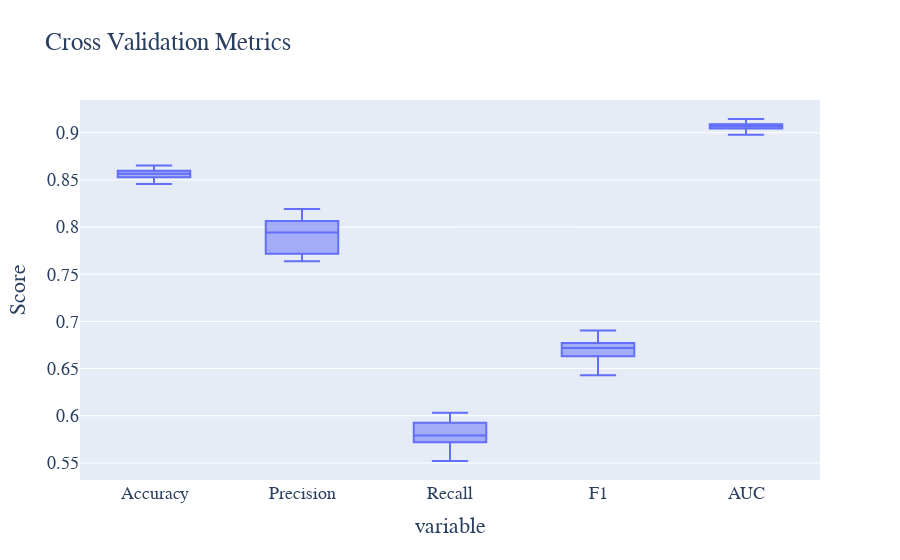

This figure's notebook cell:
### Code cell
# 执行交叉验证
cv_results = cross_validate(lr_model, X_train, y_train, cv=10, scoring=['accuracy', 'precision', 'recall', 'f1', 'roc_auc'])

# 提取交叉验证结果
cv_accuracy = cv_results['test_accuracy']
cv_precision = cv_results['test_precision']
cv_recall = cv_results['test_recall']
cv_f1 = cv_results['test_f1']
cv_roc = cv_results['test_roc_auc']

# 绘制交叉验证结果的箱线图
cv_metrics_data = pd.DataFrame({
    'Accuracy': cv_accuracy,
    'Precision': cv_precision,
    'Recall': cv_recall,
    'F1': cv_f1,
    'AUC': cv_roc
})

# 绘制交叉验证结果的箱线图
fig = px.box(cv_metrics_data, title='Cross Validation Metrics')
fig.update_layout(
    yaxis_title='Score', showlegend=False,
    font=dict(family='Times New Roman', size=18)
)
fig.show()

### Figure 1 — Plotly figure (JSON) as saved in the notebook; plotly's stock layout.template omitted (floating-point values rounded to 4 significant figures)
{"data": [{"alignmentgroup": "True", "hovertemplate": "variable=%{x}<br>value=%{y}<extra></extra>", "legendgroup": "", "marker": {"color": "#636efa"}, "name": "", "notched": false, "offsetgroup": "", "orientation": "v", "showlegend": false, "type": "box", "x": ["Accuracy", "Accuracy", "Accuracy", "Accuracy", "Accuracy", "Accuracy", "Accuracy", "Accuracy", "Accuracy", "Accuracy", "Precision", "Precision", "Precision", "Precision", "Precision", "Precision", "Precision", "Precision", "Precision", "Precision", "Recall", "Recall", "Recall", "Recall", "Recall", "Recall", "Recall", "Recall", "Recall", "Recall", "F1", "F1", "F1", "F1", "F1", "F1", "F1", "F1", "F1", "F1", "AUC", "AUC", "AUC", "AUC", "AUC", "AUC", "AUC", "AUC", "AUC", "AUC"], "x0": " ", "xaxis": "x", "y": [0.8528, 0.8474, 0.8578, 0.8457, 0.8584, 0.8604, 0.8537, 0.8651, 0.8598, 0.8551, 0.7826, 0.7639, 0.8064, 0.7695, 0.8004, 0.8018, 0.7879, 0.819, 0.8066, 0.7717, 0.5752, 0.5693, 0.572, 0.552, 0.5827, 0.5925, 0.5739, 0.5965, 0.5832, 0.6032, 0.6631, 0.6524, 0.6693, 0.6429, 0.6744, 0.6815, 0.6641, 0.6903, 0.677, 0.6771, 0.9043, 0.898, 0.909, 0.9045, 0.9045, 0.9145, 0.9058, 0.9079, 0.9101, 0.9083], "y0": " ", "yaxis": "y"}], "layout": {"boxmode": "group", "font": {"family": "Times New Roman", "size": 18}, "legend": {"tracegroupgap": 0}, "showlegend": false, "title": {"text": "Cross Validation Metrics"}, "xaxis": {"anchor": "y", "domain": [0, 1], "title": {"text": "variable"}}, "yaxis": {"anchor": "x", "domain": [0, 1], "title": {"text": "Score"}}}}
